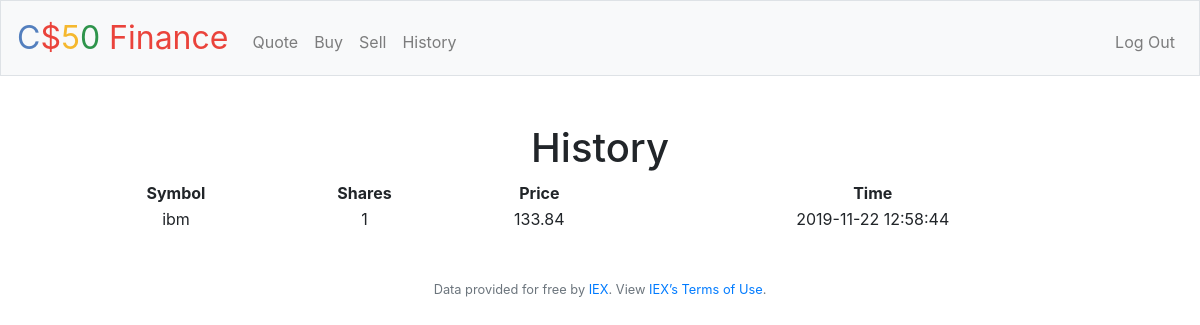
The app's page /history (signed in) with its own data.
### tables this page shows
CREATE TABLE 'history' ('id' integer PRIMARY KEY AUTOINCREMENT NOT NULL, 'user_id' integer, 'symbol' text, 'names' text, 'shares' integer, 'price' double precision, 'total' double precision, 'time' timestamp DEFAULT CURRENT_TIMESTAMP);

### application.py (the view)
@app.route("/history")
@login_required
def history():
    myid = session["user_id"]
    history = db.execute("SELECT * FROM history WHERE user_id IS :myid", myid = myid)
    return render_template("history.html", history = history)

### application.py (called while the page is built)
@app.after_request
def after_request(response):
    response.headers["Cache-Control"] = "no-cache, no-store, must-revalidate"
    response.headers["Expires"] = 0
    response.headers["Pragma"] = "no-cache"
    return response

### helpers.py (called while the page is built)
def login_required(f):
    @wraps(f)
    def decorated_function(*args, **kwargs):
        if session.get("user_id") is None:
            return redirect("/login")
        return f(*args, **kwargs)
    return decorated_function

### templates/history.html (shortened to what this page needs)
{% extends "layout.html" %}
{% block main %}
    <h1>History</h1>
    <table style="width:100%">
        <tr>
            <th>Symbol</th>
            <th>Shares</th>
            <th>Price</th>
            <th>Time</th>
        </tr>
        {% for row in history %}
        <tr>
            <td>{{row["symbol"]}}</td>
            <td>{{row["shares"]}}</td>
            <td>{{row["price"]}}</td>
            <td>{{row["time"]}}</td>
        </tr>
        {% endfor %}
    </table>
{% endblock %}

### records on screen
history: symbol "ibm", shares "1", price "133.84", time "2019-11-22 12:58:44"
